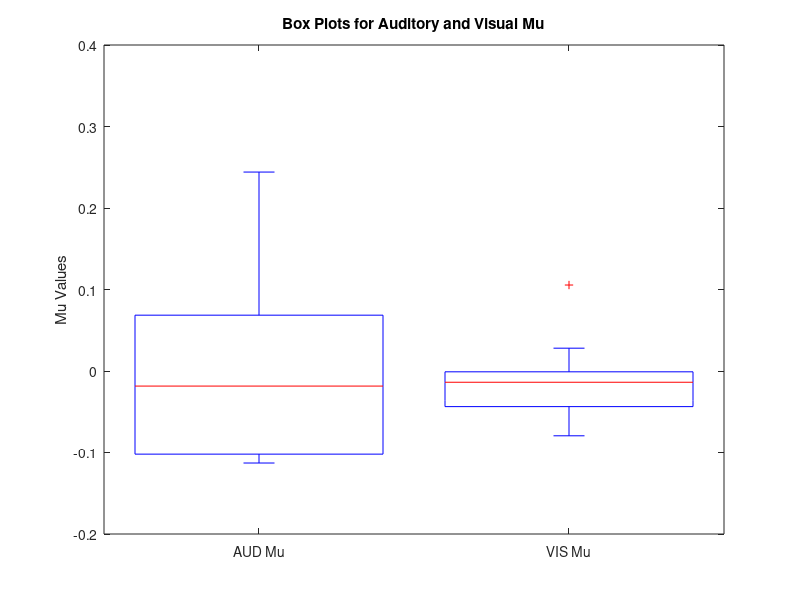

MATLAB code to generate this figure: (Note: this script raises an error after producing the figure.)
% Data for Mu
AUD_Mu = [0.0078 -0.0185 0.0685 0.188 -0.0583 -0.102 0.2441 -0.1129 -0.1089];
VIS_Mu = [-0.0437 -0.0129 -0.001 -0.0795 -0.0138 0.1055 -0.0742 0.028 -0.029];

% Combine into a single matrix
mu_data = [AUD_Mu', VIS_Mu'];

% Create box plots for Mu data
figure;
h = boxplot(mu_data, 'Labels', {'AUD Mu', 'VIS Mu'});
title('Box Plots for Auditory and Visual Mu');
ylabel('Mu Values');

% Color the boxes
set(h, {'linew'}, {2});
colors = {'b', 'r'}; % Red for AUD, Blue for VIS
h = findobj(gca, 'Tag', 'Box');
for j = 1:length(h)
   patch(get(h(j), 'XData'), get(h(j), 'YData'), colors{j}, 'FaceAlpha', 0.5);
end

% Add individual data points for Mu
hold on;
scatter(ones(size(AUD_Mu)), AUD_Mu, 'r', 'filled', 'SizeData', 70);
scatter(2 * ones(size(VIS_Mu)), VIS_Mu, 'b', 'filled', 'SizeData', 70);

% Connect corresponding column values with a line for Mu
for i = 1:length(AUD_Mu)
    plot([1, 2], [AUD_Mu(i), VIS_Mu(i)], 'k-', 'LineWidth', 1.5); % Thicker black line
end

hold off;
grid on;
set(gca, 'XTickLabelRotation', 45);
set(findall(gcf, '-property', 'FontSize'), 'FontSize', 24)
